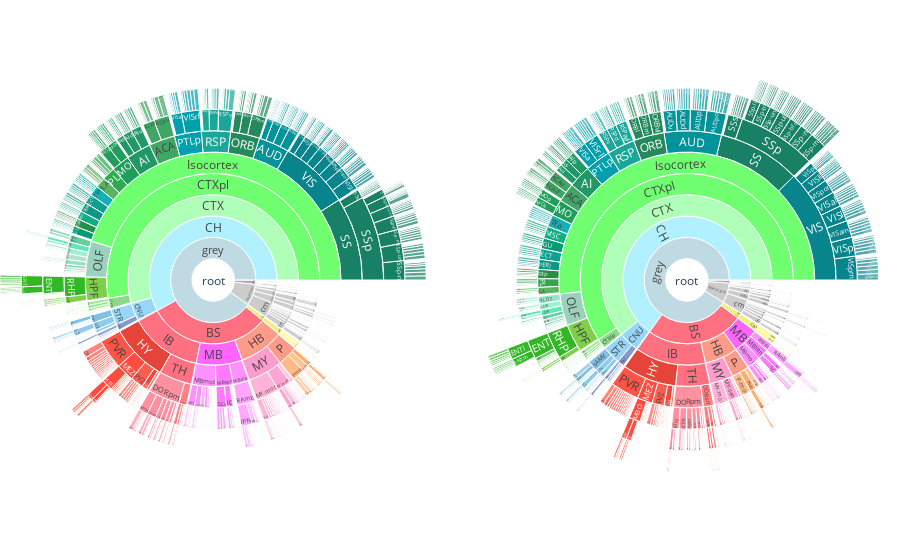

The notebook cell saved with this chart:
### Code cell
import json
import plotly.graph_objects as go
import pandas as pd

# Load the JSON file
with open('structures.json', 'r') as f:
    data = json.load(f)

# Read the CSV files
df_Fed = pd.read_csv('Fed.csv')
df_FastRefeed = pd.read_csv('FastRefeed.csv')

# Prepare data for the tree
labels = [item['acronym'] for item in data]
parents = ['' if len(item['structure_id_path']) == 1 else next((i['acronym'] for i in data if i['id'] == item['structure_id_path'][-2])) for item in data]

# Match acronyms with count values from the CSVs
counts_Fed = [df_Fed.loc[df_Fed['acronym'] == acronym, 'density (cells/mm^3)'].iloc[0] if acronym in df_Fed['acronym'].values else None for acronym in labels]
counts_FastRefeed = [df_FastRefeed.loc[df_FastRefeed['acronym'] == acronym, 'density (cells/mm^3)'].iloc[0] if acronym in df_FastRefeed['acronym'].values else None for acronym in labels]

colors = ['rgb{}'.format(tuple(item['rgb_triplet'])) for item in data]

# Create the figure with subplots
fig = go.Figure()

# Add the left sunburst with title
fig.add_trace(go.Sunburst(
    labels=labels,
    parents=parents,
    values=counts_Fed,  # Assign count values to the sunburst
    marker=dict(colors=colors),
    hovertemplate='%{label}<br>Count: %{value}',  # Customize hover text
    domain=dict(column=0),
    insidetextorientation='tangential'
))

fig.update_layout(
    annotations=[
        go.layout.Annotation(
            text='Fed',
            x=0.5,
            y=1.12,
            showarrow=False,
            font=dict(size=16),
            xref='paper',
            yref='paper'
        )
    ],
    grid=dict(columns=2, rows=1),
    margin=dict(t=0, l=0, r=0, b=0)
)

# Add the right sunburst with title
fig.add_trace(go.Sunburst(
    labels=labels,
    parents=parents,
    values=counts_FastRefeed,  # Assign count values to the sunburst
    marker=dict(colors=colors),
    hovertemplate='%{label}<br>Count: %{value}',  # Customize hover text
    domain=dict(column=1),
))

fig.update_layout(
    annotations=[
        go.layout.Annotation(
            text='FastRefeed',
            x=0.5,
            y=1.12,
            showarrow=False,
            font=dict(size=16),
            xref='paper',
            yref='paper'
        )
    ],
    grid=dict(columns=2, rows=1),
    margin=dict(t=0, l=0, r=0, b=0)
)

fig.show()

### Figure 1 — Plotly figure (JSON) as saved in the notebook; plotly's stock layout.template omitted (floating-point values rounded to 4 significant figures; data arrays with more than 128 entries replaced by an {"elided": "..."} marker saying what was removed)
{"data": [{"domain": {"column": 0}, "hovertemplate": "%{label}<br>Count: %{value}", "insidetextorientation": "tangential", "labels": {"elided": "1327 str values"}, "marker": {"colors": {"elided": "1327 str values"}}, "parents": {"elided": "1327 str values"}, "values": {"elided": "1327 float values"}, "type": "sunburst"}, {"domain": {"column": 1}, "hovertemplate": "%{label}<br>Count: %{value}", "labels": {"elided": "1327 str values"}, "marker": {"colors": {"elided": "1327 str values"}}, "parents": {"elided": "1327 str values"}, "values": {"elided": "1327 float values"}, "type": "sunburst"}], "layout": {"grid": {"columns": 2, "rows": 1}, "margin": {"t": 0, "l": 0, "r": 0, "b": 0}, "annotations": [{"font": {"size": 16}, "showarrow": false, "text": "FastRefeed", "x": 0.5, "xref": "paper", "y": 1.12, "yref": "paper"}]}}
